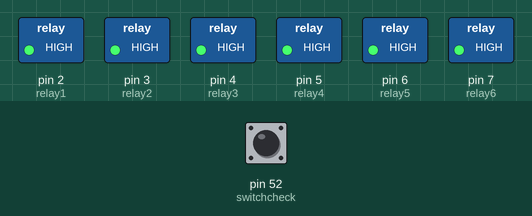
Recording of a sketch running on a simulated Arduino Mega 2560, built with avr-gcc and run on an emulated ATmega2560. Parts: switched loads named in the sketch (green lamp = pin HIGH). Inputs (shaded band) come from the test bench; at power-on: pin 52 (switchcheck) HIGH.

Above: at 1.2 s.
1.3 s: pin 52 (switchcheck) pulled LOW for 0.15 s
At 1.38 s:
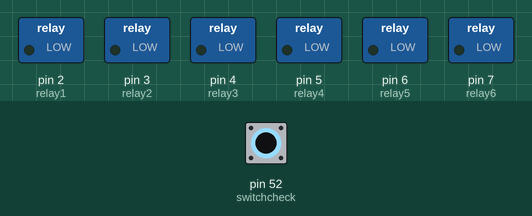
2.9 s: pin 52 (switchcheck) pulled LOW for 3.2 s
At 6.5 s:
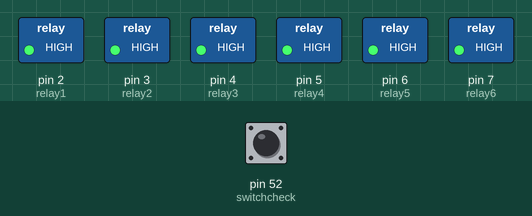
Timing chart, 0 to 8.0 s (numbered marks = the images above; inputs shaded):
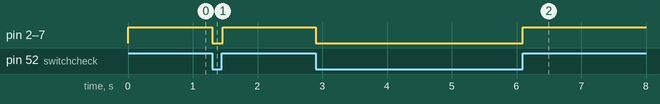

Measured:
- after the input at 1.3 s, pin 2 (relay1), pin 3 (relay2), pin 4 (relay3), pin 5 (relay4), pin 6 (relay5), pin 7 (relay6): HIGH → LOW at once, → HIGH 0.16 s later
- after the input at 2.9 s, pin 2 (relay1), pin 3 (relay2), pin 4 (relay3), pin 5 (relay4), pin 6 (relay5), pin 7 (relay6): HIGH → LOW at once, → HIGH 3.2 s later

The sketch:

Storhub_Winebank_Switch.ino
```cpp
/*
  Project Name : Storhub_Windbank_Switch
  Subtitle : Storhub_Windbank_Switch
  Reporting date : 23.09.14
  Update date : 23.10.05
  written by Smartcube HW Senior Staff 'HEONSEOK HA'
*/

/*
 * Relay Model : RELAY-M1(CH8), 5V
 * Arduino Model : Arduino ATmega2560
 */

#include <MsTimer2.h>
#include <Wire.h>

#define relay1 2
#define relay2 3
#define relay3 4
#define relay4 5
#define relay5 6
#define relay6 7

int switch1;

void switchcheck() {
  switch1 = digitalRead(52);
}

void setup() {
  pinMode(relay1, OUTPUT);
  pinMode(relay2, OUTPUT);
  pinMode(relay3, OUTPUT);
  pinMode(relay4, OUTPUT);
  pinMode(relay5, OUTPUT);
  pinMode(relay6, OUTPUT);

  //NC 연결을 베이스로 함(스토어허브 리셉션 인터컴과 연결)
  digitalWrite(relay1, HIGH);
  digitalWrite(relay2, HIGH);
  digitalWrite(relay3, HIGH);
  digitalWrite(relay4, HIGH);
  digitalWrite(relay5, HIGH);
  digitalWrite(relay6, HIGH);

  Serial.begin(9600);

  MsTimer2::set(20, switchcheck); //20ms마다 스위치 상태 측정하겠다.
  MsTimer2::start();

  //스위치 핀으로 GND와 Digital pin '52' 사용
  //스위치 단선이면 '1', 도통이면 '0' 출력
  pinMode(52, INPUT_PULLUP);

  //Serial.println("Switch test");
  delay(20);  //스위치 초기 오류 없앰
}

void loop() {
  //스위치 ON, 릴레이 NO, 와인뱅크 리셉션 인터컴과 연결
  if(switch1 == 0){
    digitalWrite(relay1, LOW);
    digitalWrite(relay2, LOW);
    digitalWrite(relay3, LOW);
    digitalWrite(relay4, LOW);
    digitalWrite(relay5, LOW);
    digitalWrite(relay6, LOW);
  }
  //스위치 OFF, 릴레이 NC, 스토어허브 리셉션 인터컴과 연결
  else if(switch1 == 1){
    digitalWrite(relay1, HIGH);
    digitalWrite(relay2, HIGH);
    digitalWrite(relay3, HIGH);
    digitalWrite(relay4, HIGH);
    digitalWrite(relay5, HIGH);
    digitalWrite(relay6, HIGH);
  }
}
```
